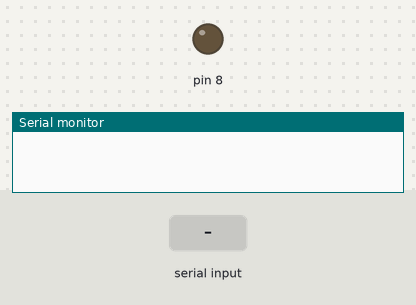
Recording of a sketch running on a simulated Arduino Uno, built with avr-gcc and run on an emulated ATmega328P. Shown: output pins drawn as LEDs (lit = HIGH), the last lines printed to the serial monitor. The inputs (shaded band) are chosen by the test bench.

Above: at 1.2 s.
1.3 s: "X" received over Serial
At 1.7 s:
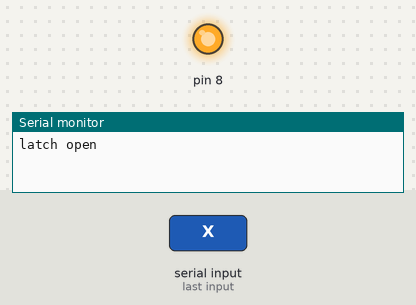
Timing chart, 0 to 4.3 s (numbered marks = the images above; inputs shaded):
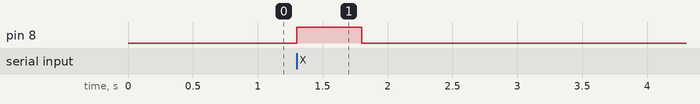

Measured:
- after the input at 1.3 s, pin 8: LOW → HIGH at once, → LOW 0.50 s later

The sketch:

ArduinoLatchDevice.ino
```cpp
#include <SoftwareSerial.h>

SoftwareSerial redBearSerial(10, 11); // RX, TX

void setup() {
  // initialize the servo on pin 8:
  pinMode(8, OUTPUT);
  // open serial communications to BTMate:
  Serial.begin(115200);
  // open serial communications to RBMini:
  redBearSerial.begin(57600);
}

void loop() {
  // listen for serial from BTMate:
  if (Serial.available()) {
    char input = Serial.read();
    // send x or X to close the latch:
    if (input == 'X' || input == 'x') {
      digitalWrite(8, HIGH);
      Serial.println("latch open");
      delay(500);
      digitalWrite(8, LOW);
      Serial.println("latch closed");
    }
  }

  // listen for serial from BMIni:
   if (redBearSerial.available()) {
    char input = redBearSerial.read();
    // send x or X to close the latch:
    if (input == 'X' || input == 'x') {
      digitalWrite(8, HIGH);
      redBearSerial.println("latch open");
      delay(500);
      digitalWrite(8, LOW);
      redBearSerial.println("latch closed");
    }
  }
}
```
